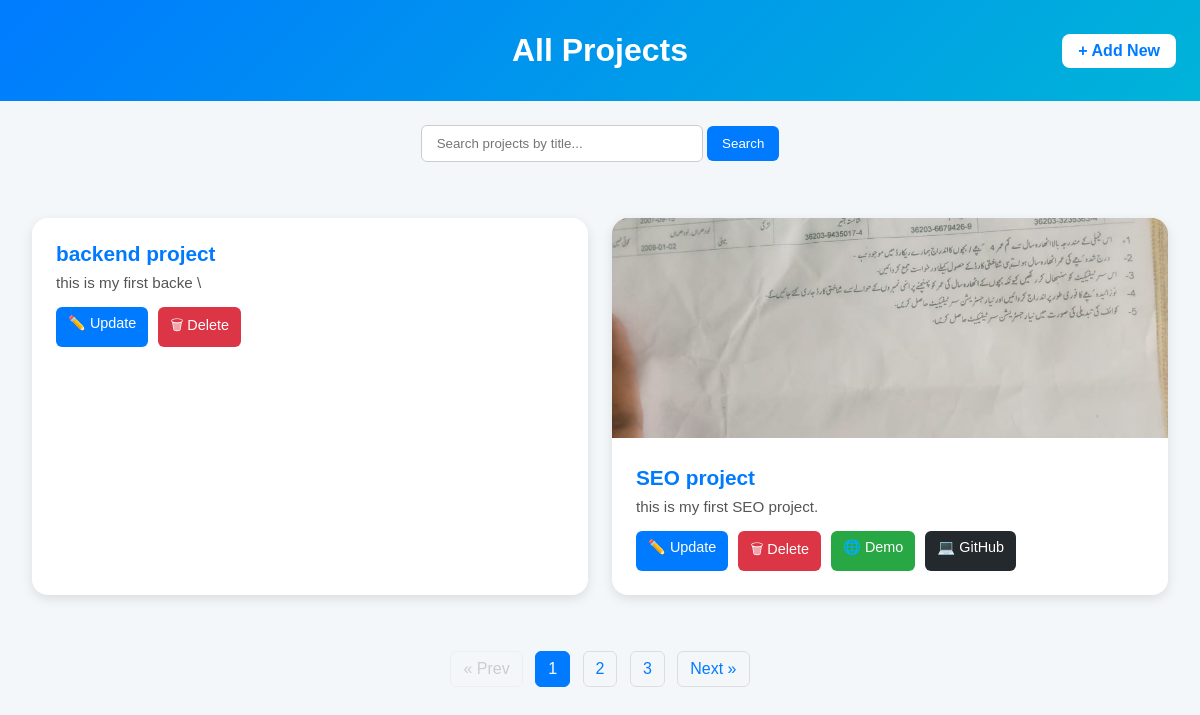
The app's page /accounts/projects/, older data.
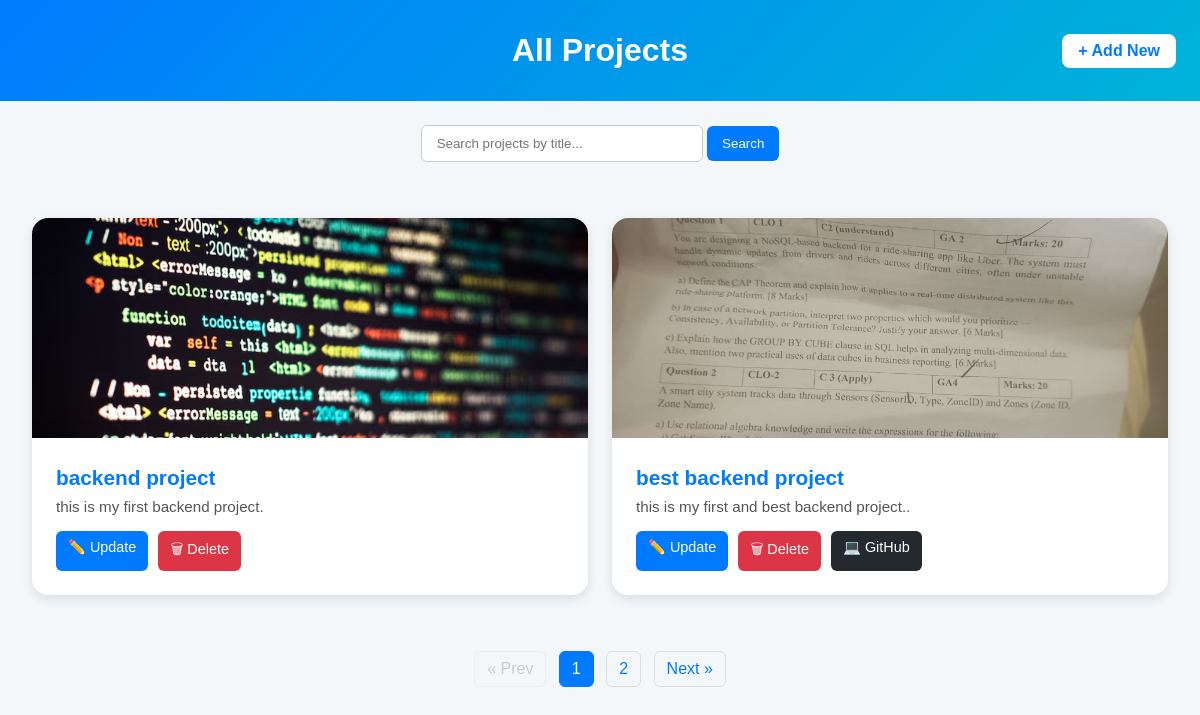
The same page, newer data.
### accounts/models.py (models this page shows, shortened)
class Project(models.Model):
    owner = models.ForeignKey(CustomUser, on_delete=models.CASCADE, null=True, blank=True)
    title = models.CharField(max_length=200)
    slug = models.SlugField(unique=True, blank=True)
    description = models.TextField()
    image = models.ImageField(upload_to='projects/', blank=True, null=True)
    tags = models.ManyToManyField(Tag, blank=True)
    demo_link = models.URLField(blank=True, null=True)
    github_link = models.URLField(blank=True, null=True)
    published = models.BooleanField(default=False)
    updated_at = models.DateTimeField(auto_now=True)
    created = models.DateTimeField(auto_now_add=True)

### accounts/views.py (the view)
# urls.py: path('projects/',views.project_list,name='project_list'),
def project_list(request):
    projects = Project.objects.all().order_by('-created')
    search_query=request.GET.get('search','')
    if search_query:
        projects=projects.filter(title__icontains=search_query)
    tag_filter=request.GET.get('tag','')
    if tag_filter:
        projects=projects.filter(tags__name__icontains=tag_filter)
    published_filter=request.GET.get('published','')
    if published_filter == 'true':
        projects=projects.filter(published=True)
    elif published_filter == 'false':
        projects=projects.filter(published=False)
    per_page=2
    paginator=Paginator(projects,per_page)
    page_number=request.GET.get('page')
    page_obj=paginator.get_page(page_number)
    context={
        'projects':projects,
        'page_obj':page_obj,
        'paginator':paginator
    }
    return render(request, 'accounts/project_list.html',context)

### accounts/templates/accounts/project_list.html (shortened to what this page needs)
{% load static %}
<!DOCTYPE html>
<html lang="en">
<head>
</head>
<body>
  <header>
    <h1>All Projects</h1>
    <a href="{% url 'create_project' %}" class="add-btn">+ Add New</a>
  </header>
  <section class="search-section">
    <form method="get" action="{% url 'project_list' %}">
      <input
        type="text"
        name="search"
        placeholder="Search projects by title..."
        value="{{ request.GET.search|default:'' }}"
      >
      <button type="submit">Search</button>
    </form>
  </section>
  <section class="projects-container">
    {% for project in page_obj %}
      <div class="project-card">
        {% if project.image %}
          <img src="{{ project.image.url }}" alt="{{ project.title }}" class="project-image">
        {% endif %}
        <div class="project-content">
          <h2 class="project-title">{{ project.title }}</h2>
          <p class="project-description">{{ project.description|truncatewords:25 }}</p>
          <div class="project-actions">
            <a href="{% url 'update_project' project.id %}" class="btn-update">✏️ Update</a>
            <a href="{% url 'delete_project' project.id %}" class="btn-delete">🗑 Delete</a>
            {% if project.demo_link %}
              <a href="{{ project.demo_link }}" target="_blank" class="btn-demo">🌐 Demo</a>
            {% endif %}
            {% if project.github_link %}
              <a href="{{ project.github_link }}" target="_blank" class="btn-github">💻 GitHub</a>
            {% endif %}
          </div>
        </div>
      </div>
    {% empty %}
      <p style="text-align:center;">No projects found.</p>
    {% endfor %}
  </section>
  <div class="pagination">
    {% if page_obj.has_previous %}
      <a href="?page={{ page_obj.previous_page_number }}{% if request.GET.search %}&search={{ request.GET.search }}{% endif %}">« Prev</a>
    {% else %}
      <span class="disabled">« Prev</span>
    {% endif %}
    {% for num in page_obj.paginator.page_range %}
      {% if page_obj.number == num %}
        <span class="current">{{ num }}</span>
      {% else %}
        <a href="?page={{ num }}{% if request.GET.search %}&search={{ request.GET.search }}{% endif %}">{{ num }}</a>
      {% endif %}
    {% endfor %}
    {% if page_obj.has_next %}
      <a href="?page={{ page_obj.next_page_number }}{% if request.GET.search %}&search={{ request.GET.search }}{% endif %}">Next »</a>
    {% else %}
      <span class="disabled">Next »</span>
    {% endif %}
  </div>
</body>
</html>

### accounts/templates/accounts/project_list.html (style rules this page uses)
body { font-family: 'Poppins', sans-serif; background-color: #f4f7fa; margin: 0; padding: 0; color: #333; }
header { background: linear-gradient(135deg, #007bff, #00b4d8); color: white; text-align: center; padding: 2rem 1rem; position: relative; }
header h1 { margin: 0; font-size: 2rem; }
.add-btn { position: absolute; right: 1.5rem; top: 50%; transform: translateY(-50%); background-color: #fff; color: #007bff; text-decoration: none; padding: 0.5rem 1rem; border-radius: 8px; font-weight: 600; transition: all 0.3s ease; }
.search-section { text-align: center; margin: 1.5rem; }
.search-section input[type="text"] { padding: 10px 15px; width: 250px; border-radius: 6px; border: 1px solid #ccc; }
.search-section button { padding: 10px 15px; background-color: #007bff; color: white; border: none; border-radius: 6px; cursor: pointer; transition: 0.3s; }
.projects-container { display: grid; grid-template-columns: repeat(auto-fit, minmax(320px, 1fr)); gap: 1.5rem; padding: 2rem; }
.project-card { background-color: white; border-radius: 16px; box-shadow: 0 4px 12px rgba(0,0,0,0.1); overflow: hidden; transition: transform 0.3s ease, box-shadow 0.3s ease; }
.project-image { width: 100%; height: 220px; object-fit: cover; }
.project-content { padding: 1.5rem; }
.project-title { font-size: 1.3rem; margin: 0; color: #007bff; font-weight: 600; }
.project-description { color: #555; margin-top: 0.5rem; font-size: 0.95rem; }
.project-actions { margin-top: 1rem; display: flex; flex-wrap: wrap; gap: 10px; }
.project-actions a { display: inline-block; padding: 8px 12px; border-radius: 6px; text-decoration: none; font-size: 0.9rem; font-weight: 500; transition: all 0.3s ease; }
.btn-update { background-color: #007bff; color: white; }
.btn-delete { background-color: #dc3545; color: white; }
.btn-github { background-color: #24292e; color: white; }
.pagination { text-align: center; padding: 1.5rem; }
.pagination a, .pagination span { display: inline-block; padding: 8px 12px; margin: 0 4px; border-radius: 6px; text-decoration: none; border: 1px solid #ddd; color: #007bff; transition: all 0.3s ease; }
.pagination .current { background-color: #007bff; color: white; border-color: #007bff; }
.pagination .disabled { color: #ccc; border-color: #eee; }

Row changes from the older to the newer data that the page shows:
removed Project: image (picture), title "SEO project", description "this is my first SEO project."
changed Project "backend project": image: picture added; description "this is my first backe \\" → "this is my first backend project."
now on this page (row unchanged): Project: image (picture), title "best backend project", description "this is my first and best backend project.."
Text that changed along with them:
list line gone: "3"
